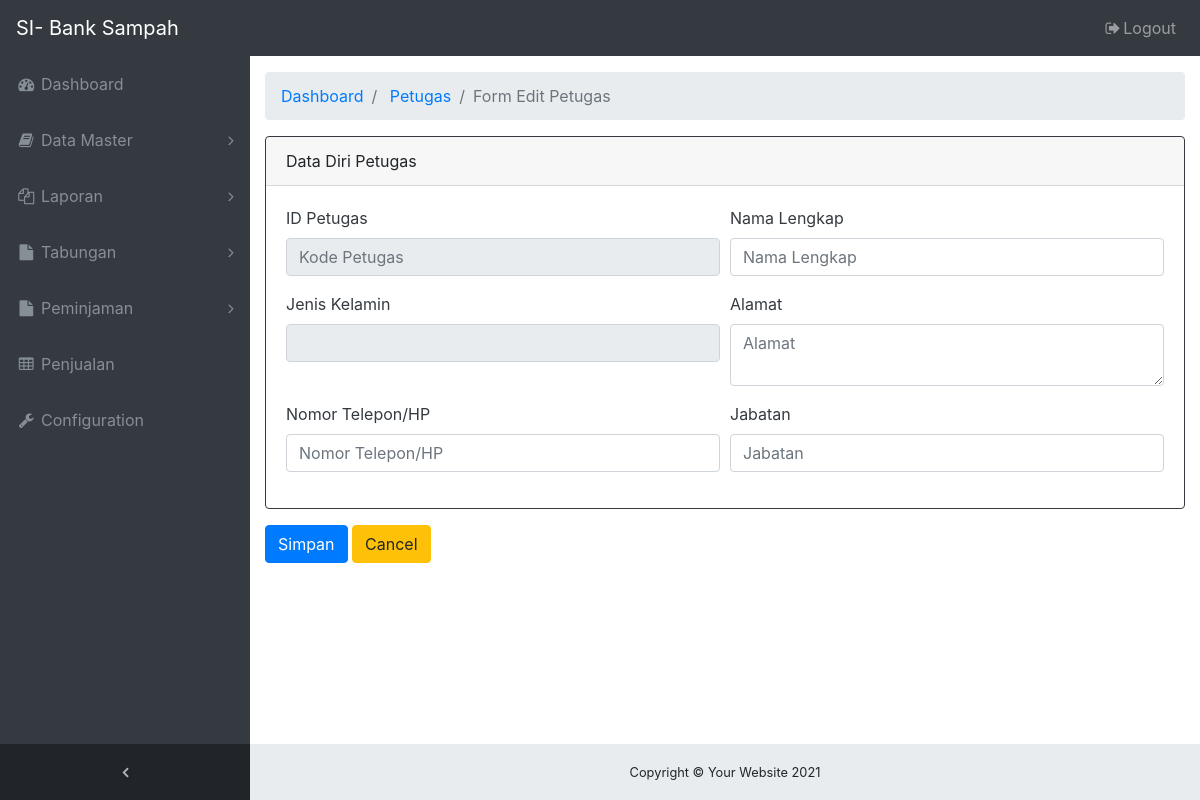
The page /ADMIN/form-edit-petugas.php?id=PT001 (signed in) on the database as committed earlier.
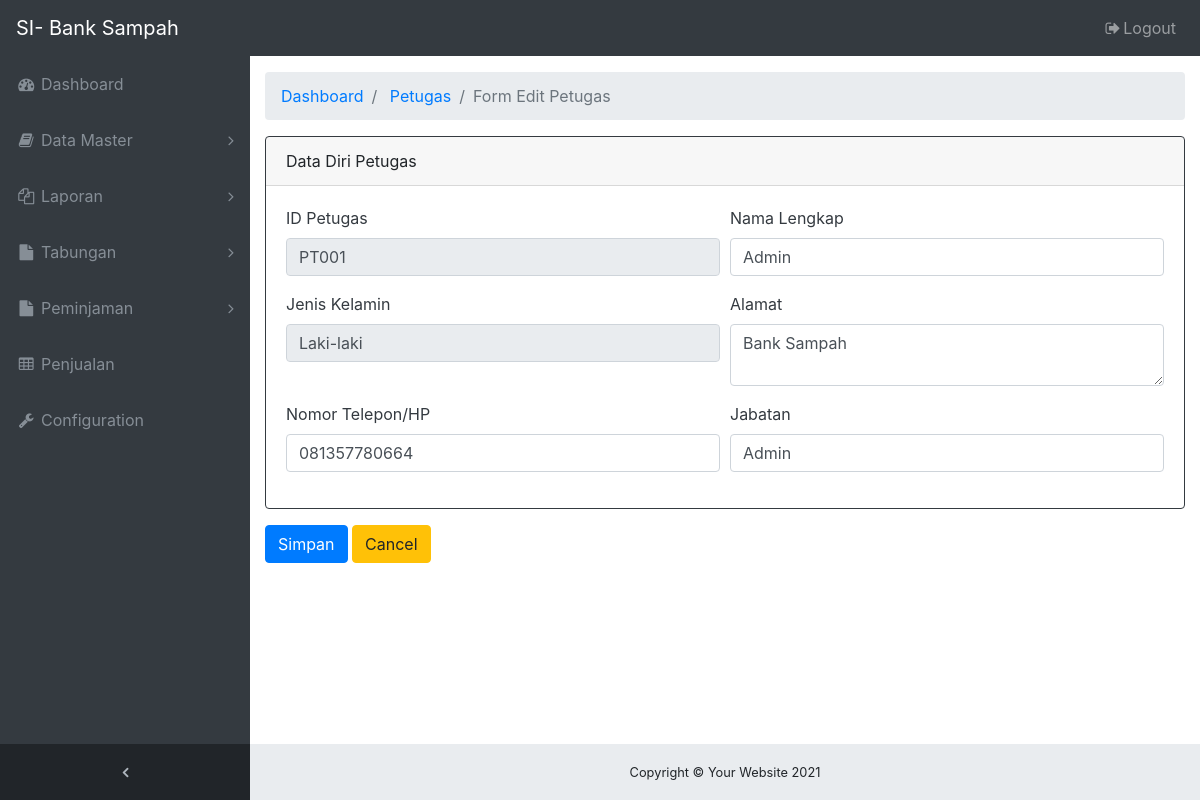
The same page on the database as committed later.
### tables this page shows
CREATE TABLE `tb_petugas` (
  `id_petugas` int(11) NOT NULL,
  `kode_petugas` varchar(10) NOT NULL,
  `users_id` int(11) NOT NULL,
  `jabatan` varchar(30) NOT NULL
);

CREATE TABLE `tb_users` (
  `id` int(11) NOT NULL,
  `nama` varchar(150) NOT NULL,
  `jenis_kelamin` varchar(10) NOT NULL,
  `alamat` varchar(150) NOT NULL,
  `telp` varchar(32) NOT NULL,
  `username` varchar(32) NOT NULL,
  `password` varchar(32) NOT NULL,
  `level_user` int(11) NOT NULL
);

### ADMIN/form-edit-petugas.php (the view, shortened to what this page needs)
<?php
include 'koneksi_db.php';
$id       = $_GET['id'];
$petugas  = mysqli_query($koneksi,"SELECT p.*, u.*  FROM tb_petugas p, tb_users u where p.users_id = u.id and p.kode_petugas = '$id'");
$row      = mysqli_fetch_array($petugas);
function decrypt_aes($string) {
  $encrypt_method = "AES-256-CBC";
  $secret_key = 'sadgjakgdkjafkj';
  $secret_iv = 'This is my secret iv';
  $key = hash('sha256', $secret_key);
  $iv = substr(hash('sha256', $secret_iv), 0, 16);
  $output = openssl_decrypt(base64_decode($string), $encrypt_method, $key, 0, $iv);
  return $output;
}
?>
<!DOCTYPE html>
<html lang="en">
<head>
  <link href="vendor/bootstrap/css/bootstrap.min.css" rel="stylesheet">
  <link href="vendor/font-awesome/css/font-awesome.min.css" rel="stylesheet" type="text/css">
  <link href="vendor/datatables/dataTables.bootstrap4.css" rel="stylesheet">
  <link href="css/sb-admin.css" rel="stylesheet">
  <?php include 'navbar.php'; ?>
</head>
<body class="fixed-nav sticky-footer bg-dark" id="page-top">
  <div class="content-wrapper">
    <div class="container-fluid">
      <ol class="breadcrumb">
        <li class="breadcrumb-item">
          <a href="#">Dashboard</a>
        </li>
        <li class="breadcrumb-item">
          <a href="menu-petugas.php">Petugas</a>
        </li>
        <li class="breadcrumb-item active">Form Edit Petugas</li>
      </ol>
      <form method="POST" action="proses-edit-petugas.php" enctype="multipart/form-data">
        <div class="card border-dark mb-3" style="max-width: 100rem;">
          <div class="card-header">Data Diri Petugas</div>
          <div class="card-body text-dark">
            <div class="form-row">
              <div class="form-group col-md-6">
                <label for="InputKode">ID Petugas</label>
                <input type="text" class="form-control" name="kode_petugas" id="InputKode" placeholder="Kode Petugas" value="<?php echo $row['kode_petugas']; ?>" readonly required>
              </div>
              <div class="form-group col-md-6">
                <label for="InputNama">Nama Lengkap</label>
                <input type="text" class="form-control" name="nama" id="InputNama" placeholder="Nama Lengkap" value="<?php echo decrypt_aes($row['nama']); ?>" required>
              </div>
              <div class="form-group col-md-6">
                <label for="InputJk">Jenis Kelamin</label>
                <input type="text" class="form-control" name="jk" id="InputJk" value="<?php echo $row['jenis_kelamin']; ?>" readonly required>
              </div>
              <div class="form-group col-md-6">
                <label for="InputAlamat">Alamat</label>
                <textarea class="form-control" id="InputAlamat" name="alamat" placeholder="Alamat" required rows="2"><?php echo decrypt_aes($row['alamat']); ?></textarea>
              </div>
              <div class="form-group col-md-6">
                <label for="InputTelepon">Nomor Telepon/HP</label>
                <input type="number" class="form-control" name="telp" id="InputTelepon" placeholder="Nomor Telepon/HP" value="<?php echo decrypt_aes($row['telp']); ?>" required>
              </div>
              <div class="form-group col-md-6">
                <label for="InputJabatan">Jabatan</label>
                <input type="text" class="form-control" name="jabatan" id="InputJabatan" placeholder="Jabatan" value="<?php echo $row['jabatan']; ?>" required>
              </div>
            </div>
          </div>
        </div>
        <div class="form-group">
          <input type="submit" name="Submit" value="Simpan" class="btn btn-primary">
          <input type="button" value="Cancel" class="btn btn-warning" onclick="history.back(-1)" />
        </div>
      </form>
    </div>
    <?php include 'footer.php'; ?>
  </div>
</body>
</html>

Rows that differ between the two databases and show on the page:
now on this page (row edited): tb_petugas: kode_petugas "PT001", nama "Admin", jk "Laki-laki", alamat "Bank Sampah", telp "081357780664", jabatan "Admin"
